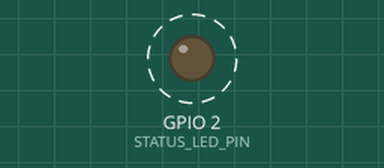
Simulated run of this program. Board: ESP32. On the bench: output pins drawn as LEDs (lit = HIGH). Dashed ring = blinking. Nothing arrives over Bluetooth unless stated; a phone connects over Bluetooth LE 3 s after start; what the program prints to the serial monitor is not drawn.

Above: at 0.2 s.
Timing chart, 0 to 3.0 s (numbered marks = the images above):
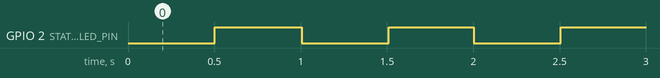

The program:

main.cpp
```cpp
#include <Arduino.h>
#include <BLEDevice.h>
#include <BLEUtils.h>
#include <BLEServer.h>
#include "ble_app.h"

BLEServer* pServer = NULL;
BLECharacteristic* pCharacteristic = NULL;
bool deviceConnected = false;
bool oldDeviceConnected = false;

/**
 * @brief Server Callback Class
 * Task 2: Connection Guard Lab
 * - Implement onConnect and onDisconnect logic.
 * - Ensure self-healing by restarting advertising on disconnect.
 */
class MyServerCallbacks: public BLEServerCallbacks {
    void onConnect(BLEServer* pServer) {
      deviceConnected = true;
      Serial.println(">>> Device Connected");
    };

    void onDisconnect(BLEServer* pServer) {
      deviceConnected = false;
      Serial.println(">>> Device Disconnected");
      // Task 2: Self-healing - Restart advertising
      pServer->startAdvertising();
      Serial.println(">>> Restarted Advertising...");
    }
};

void setup() {
  Serial.begin(115200);
  pinMode(STATUS_LED_PIN, OUTPUT);

  // Initialize BLE Device
  BLEDevice::init(DEVICE_NAME);

  // Create BLE Server
  pServer = BLEDevice::createServer();
  pServer->setCallbacks(new MyServerCallbacks());

  // Create BLE Service
  BLEService *pService = pServer->createService(SERVICE_UUID);

  // Create BLE Characteristic
  pCharacteristic = pService->createCharacteristic(
                      CHARACTERISTIC_UUID,
                      BLECharacteristic::PROPERTY_READ |
                      BLECharacteristic::PROPERTY_WRITE
                    );

  pCharacteristic->setValue("Hello Vibe!");

  // Start the service
  pService->start();

  // Start advertising
  BLEAdvertising *pAdvertising = BLEDevice::getAdvertising();
  pAdvertising->addServiceUUID(SERVICE_UUID);
  pAdvertising->setScanResponse(true);
  pAdvertising->setMinPreferred(0x06);  // functions that help with iPhone connections issue
  pAdvertising->setMinPreferred(0x12);
  BLEDevice::startAdvertising();

  Serial.print("BLE Device Ready: ");
  Serial.println(DEVICE_NAME);
}

void loop() {
    // Task 2: Status Feedback via LED
    if (deviceConnected) {
        digitalWrite(STATUS_LED_PIN, HIGH); // Steady on when connected
    } else {
        // Flash LED when disconnected/advertising
        digitalWrite(STATUS_LED_PIN, (millis() / 500) % 2);
    }

    // Task 3: RSSI Proximity Detection (Simulated/Placeholder)
    // Note: In a real Server scenario, the Server doesn't usually see the Client's RSSI
    // unless the Client sends it back or we are in Scanning mode.
    // For this lab, we assume the student uses a scanner app to check RSSI.

    delay(10);
}
```

ble_app.h
```cpp
#ifndef BLE_APP_H
#define BLE_APP_H

/**
 * @brief BLE Device Identity Configuration
 *
 * Task 1: Name Master Lab
 * - Update DEVICE_NAME to "Vibe-Student-XX" where XX is your seat number.
 * - Ensure the SERVICE_UUID is unique or use the standard one provided.
 */

#define DEVICE_NAME "Vibe-Student-99"
#define SERVICE_UUID "4fafc201-1fb5-459e-8fcc-c5c9c331914b"
#define CHARACTERISTIC_UUID "beb5483e-36e1-4688-b7f5-ea07361b26a8"

// Hardware Pin Definitions
#define STATUS_LED_PIN 2  // Standard onboard LED for ESP32 DevKit

#endif // BLE_APP_H
```

Measured:
- by itself, GPIO 2 (STATUS_LED_PIN): alternates HIGH for 0.50 s and LOW for 0.50 s, 5 changes in all, then stays HIGH
